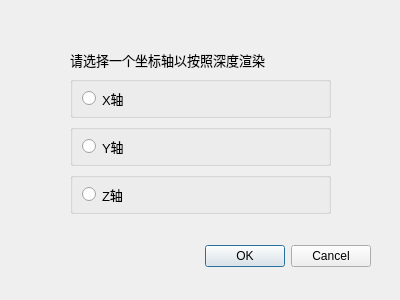
<?xml version="1.0" encoding="UTF-8"?>
<ui version="4.0">
 <class>View_rendering</class>
 <widget class="QDialog" name="View_rendering">
  <property name="geometry">
   <rect>
    <x>0</x>
    <y>0</y>
    <width>400</width>
    <height>300</height>
   </rect>
  </property>
  <property name="windowTitle">
   <string>点云渲染</string>
  </property>
  <widget class="QDialogButtonBox" name="buttonBox">
   <property name="geometry">
    <rect>
     <x>30</x>
     <y>240</y>
     <width>341</width>
     <height>32</height>
    </rect>
   </property>
   <property name="orientation">
    <enum>Qt::Horizontal</enum>
   </property>
   <property name="standardButtons">
    <set>QDialogButtonBox::Cancel|QDialogButtonBox::Ok</set>
   </property>
  </widget>
  <widget class="QWidget" name="">
   <property name="geometry">
    <rect>
     <x>70</x>
     <y>50</y>
     <width>261</width>
     <height>164</height>
    </rect>
   </property>
   <layout class="QVBoxLayout" name="verticalLayout">
    <item>
     <widget class="QLabel" name="label">
      <property name="font">
       <font>
        <pointsize>10</pointsize>
       </font>
      </property>
      <property name="text">
       <string>请选择一个坐标轴以按照深度渲染</string>
      </property>
     </widget>
    </item>
    <item>
     <widget class="QGroupBox" name="groupBox">
      <property name="title">
       <string/>
      </property>
      <layout class="QGridLayout" name="gridLayout">
       <item row="1" column="0">
        <widget class="QRadioButton" name="XradioButton">
         <property name="font">
          <font>
           <pointsize>10</pointsize>
          </font>
         </property>
         <property name="text">
          <string>X轴</string>
         </property>
        </widget>
       </item>
      </layout>
     </widget>
    </item>
    <item>
     <widget class="QGroupBox" name="groupBox_2">
      <property name="title">
       <string/>
      </property>
      <layout class="QGridLayout" name="gridLayout_2">
       <item row="0" column="0">
        <widget class="QRadioButton" name="YradioButton">
         <property name="font">
          <font>
           <pointsize>10</pointsize>
          </font>
         </property>
         <property name="text">
          <string>Y轴</string>
         </property>
        </widget>
       </item>
      </layout>
     </widget>
    </item>
    <item>
     <widget class="QGroupBox" name="groupBox_3">
      <property name="title">
       <string/>
      </property>
      <layout class="QGridLayout" name="gridLayout_3">
       <item row="0" column="0">
        <widget class="QRadioButton" name="ZradioButton">
         <property name="font">
          <font>
           <pointsize>10</pointsize>
          </font>
         </property>
         <property name="text">
          <string>Z轴</string>
         </property>
        </widget>
       </item>
      </layout>
     </widget>
    </item>
   </layout>
  </widget>
 </widget>
 <resources/>
 <connections>
  <connection>
   <sender>buttonBox</sender>
   <signal>accepted()</signal>
   <receiver>View_rendering</receiver>
   <slot>accept()</slot>
   <hints>
    <hint type="sourcelabel">
     <x>248</x>
     <y>254</y>
    </hint>
    <hint type="destinationlabel">
     <x>157</x>
     <y>274</y>
    </hint>
   </hints>
  </connection>
  <connection>
   <sender>buttonBox</sender>
   <signal>rejected()</signal>
   <receiver>View_rendering</receiver>
   <slot>reject()</slot>
   <hints>
    <hint type="sourcelabel">
     <x>316</x>
     <y>260</y>
    </hint>
    <hint type="destinationlabel">
     <x>286</x>
     <y>274</y>
    </hint>
   </hints>
  </connection>
 </connections>
</ui>
